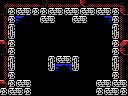

Below is a game level as drawn by its tile map, then a one-line description and the .tmx file that defines it, in full:
An orthogonal 16x12 tile map with 8x8 px tiles, 1 tile layer (Tile Layer 1) and 10 objects (2x item, big-item, breakable-left, breakable-right, breakable-up, ...).

<map version="1.0" orientation="orthogonal" renderorder="right-down" width="16" height="12" tilewidth="8" tileheight="8" nextobjectid="15">
 <properties>
  <property name="down" value="hole" />
 </properties>
 <tileset firstgid="1" name="tiles" tilewidth="8" tileheight="8" tilecount="256" columns="16">
  <image source="tiles.png" width="128" height="128" />
 </tileset>
 <layer name="Tile Layer 1" width="16" height="12">
  <data encoding="csv">
129,252,252,252,252,124,252,252,252,252,122,252,252,252,252,130,
124,165,103,104,165,165,103,104,103,104,103,104,103,104,165,122,
251,165,153,1,1,103,104,1,1,103,104,1,1,154,165,247,
251,105,1,1,1,1,1,1,1,1,1,1,1,1,105,247,
251,106,1,1,1,1,1,1,1,1,1,1,1,1,106,247,
119,165,1,1,1,1,1,1,1,1,1,1,1,1,165,117,
124,165,1,1,1,1,1,1,1,1,1,1,1,1,165,122,
251,105,1,1,1,1,105,103,104,105,1,1,1,1,105,247,
251,106,1,1,1,1,106,153,154,106,1,1,1,1,106,247,
251,165,1,1,1,1,1,1,1,1,1,1,1,1,165,247,
119,165,103,104,1,1,1,1,1,1,1,1,103,104,103,104,
165,103,104,165,1,1,1,1,1,1,1,1,165,103,104,165
</data>
 </layer>
 <objectgroup name="objects">
  <object id="2" type="item" x="96" y="64" width="16" height="16" />
  <object id="3" type="item" x="56" y="40" width="16" height="16" />
  <object id="4" type="big-item" x="48" y="32" width="32" height="24" />
  <object id="6" type="breakable-left" x="0" y="56" width="16" height="24" />
  <object id="8" type="breakable-right" x="112" y="56" width="16" height="24" />
  <object id="9" type="breakable-up" x="48" y="0" width="32" height="16" />
  <object id="10" type="door-right" x="112" y="16" width="16" height="24" />
  <object id="11" type="door-left" x="0" y="16" width="16" height="24" />
  <object id="12" type="door-up" x="48" y="0" width="32" height="16" />
  <object id="13" type="4x4-item" x="48" y="24" width="32" height="32" />
 </objectgroup>
</map>
